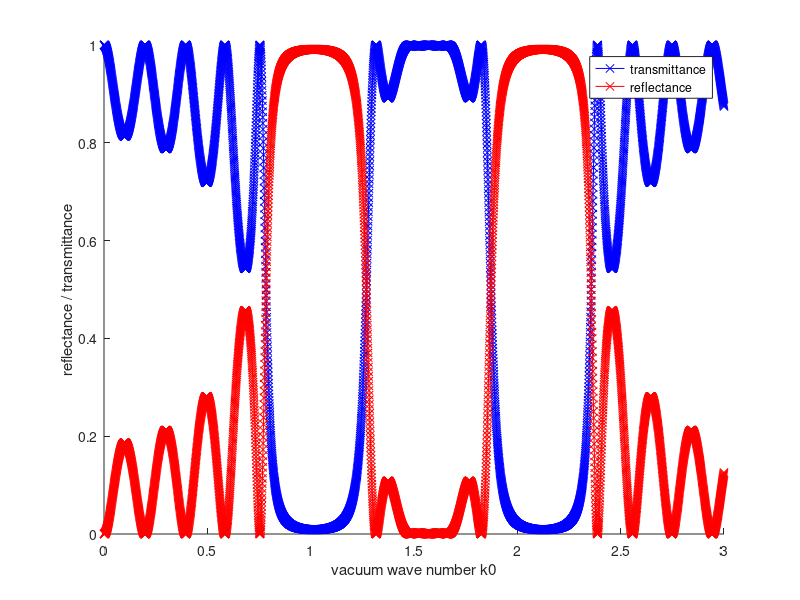
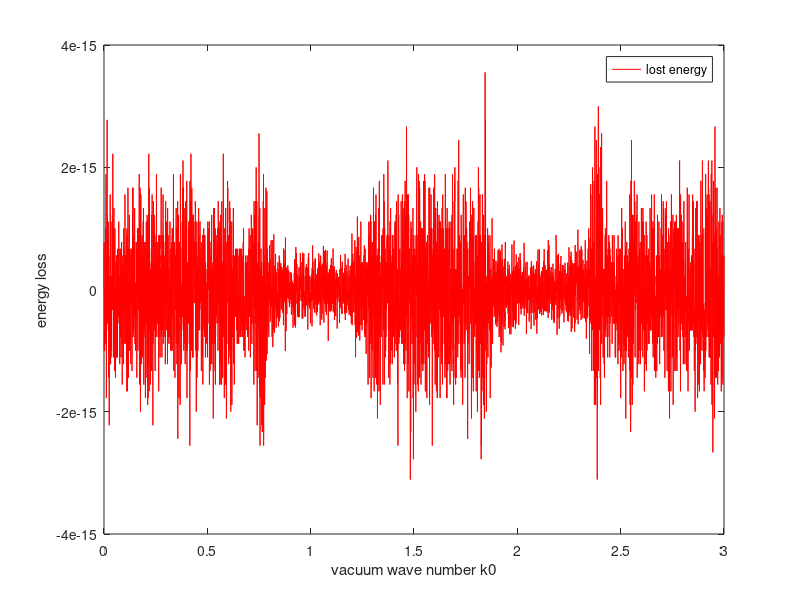

Recreate these plots in MATLAB, in order.
close all;
clear all;

% phase propagation matrix:
P = @(n, D, k) [exp(1i .* n .* D .* k), 0; 0, exp(-1i .* n .* D .* k)];

% interface matrix:
I = @(n1, n2) 0.5 * [1+n1/n2, 1-n1/n2; 1-n1/n2, 1+n1/n2];

% 5 dielectric layer pairs
n_array = [1,2,1,2,1,2,1,2,1,2,1];

% 10 dielectric layer pairs
%n_array = [1,2,1,2,1,2,1,2,1,2,1,2,1,2,1,2,1,2,1,2,1,2,1];

% 20 dielectric layer pairs
%n_array = [1,2,1,2,1,2,1,2,1,2,1,2,1,2,1,2,1,2,1,2,1,2,1,2,1,2,1,2,1,2,1,2,1,2,1,2,1,2,1,2,1];

% 10 dielectric layer pairs with central defect
%n_array = [1,2,1,2,1,2,1,2,1,2,1, 1 ,1,2,1,2,1,2,1,2,1,2,1];

% very weakly lossy central layer
%n_array = [1,2,1,2,1, 2+0.1*1i ,1,2,1,2,1];

% weakly lossy central layer
%n_array = [1,2,1,2,1, 2+5*1i ,1,2,1,2,1];

% mildly lossy central layer
%n_array = [1,2,1,2,1, 2+10*1i ,1,2,1,2,1];

% strongly lossy central layer
%n_array = [1,2,1,2,1, 2+15*1i ,1,2,1,2,1];

N = length(n_array);

k0_range = linspace(0, 3, 5000);

% These arrays will contain the transmission/reflection spectra
T = [];
R = [];
for k0 = k0_range
  Tmat = eye(2);
  % The first N-1 layers:
  for ii = 2:N-1
    Tmat = P(n_array(ii), 1, k0) * I(n_array(ii), n_array(ii-1)) * Tmat;
    %Tmat = Tmat * I(n_array(ii), n_array(ii-1)) * P(n_array(ii), 1, k0);
  end
  % and the last interface:
  Tmat = I(n_array(N), n_array(N-1)) * Tmat;
  %Tmat = Tmat * I(n_array(N), n_array(N-1));

  T = [T, abs(Tmat(1,1) - Tmat(1,2).*Tmat(2,1)./Tmat(2,2))^2];
  R = [R, abs(Tmat(1,2)./Tmat(2,2))^2];
end

figure();
hold on;
plot(k0_range, T, 'bx-');
plot(k0_range, R, 'rx-');
xlabel('vacuum wave number k0');
ylabel('reflectance / transmittance');
legend(['transmittance'; 'reflectance']);
figure();
plot(k0_range, 1-R-T, 'r');
legend(['lost energy']);
xlabel('vacuum wave number k0');
ylabel('energy loss');

